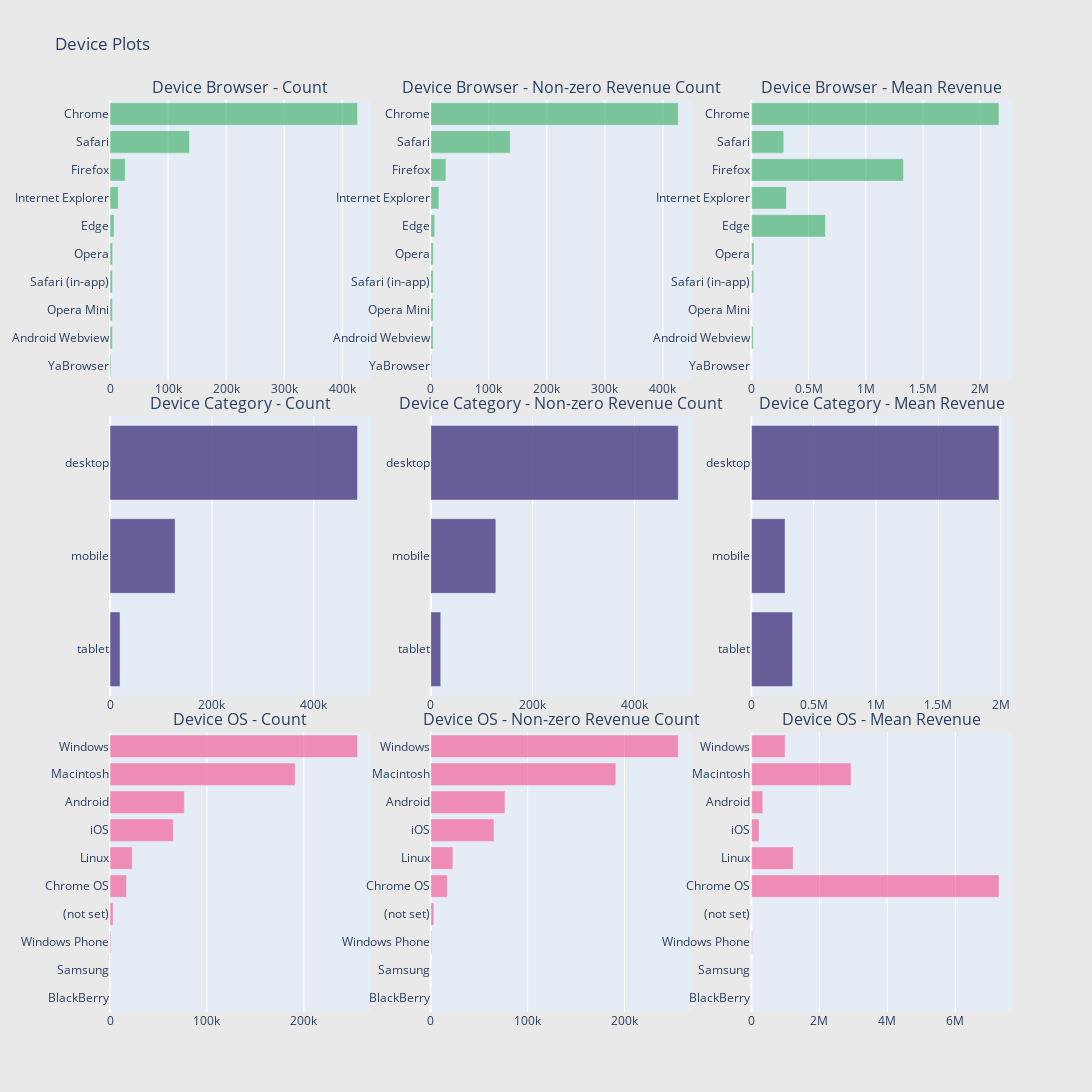

Write notebook code for a chart like this one.
### Code cell
def horizontal_bar_chart(cnt_srs, color):
    trace = go.Bar(
        y=cnt_srs.index[::-1],
        x=cnt_srs.values[::-1],
        showlegend=False,
        orientation = 'h',
        marker=dict(
            color=color,
        ),
    )
    return trace

# Device Browser
cnt_srs = df.groupby('device_browser')['totals_transactionRevenue'].agg(['size', 'count', 'mean'])
cnt_srs.columns = ["count", "count of non-zero revenue", "mean"]
cnt_srs = cnt_srs.sort_values(by="count", ascending=False)
trace1 = horizontal_bar_chart(cnt_srs["count"].head(10), 'rgba(50, 171, 96, 0.6)')
trace2 = horizontal_bar_chart(cnt_srs["count of non-zero revenue"].head(10), 'rgba(50, 171, 96, 0.6)')
trace3 = horizontal_bar_chart(cnt_srs["mean"].head(10), 'rgba(50, 171, 96, 0.6)')

# Device Category
cnt_srs = df.groupby('device_deviceCategory')['totals_transactionRevenue'].agg(['size', 'count', 'mean'])
cnt_srs.columns = ["count", "count of non-zero revenue", "mean"]
cnt_srs = cnt_srs.sort_values(by="count", ascending=False)
trace4 = horizontal_bar_chart(cnt_srs["count"].head(10), 'rgba(71, 58, 131, 0.8)')
trace5 = horizontal_bar_chart(cnt_srs["count of non-zero revenue"].head(10), 'rgba(71, 58, 131, 0.8)')
trace6 = horizontal_bar_chart(cnt_srs["mean"].head(10), 'rgba(71, 58, 131, 0.8)')

# Operating system
cnt_srs = df.groupby('device_operatingSystem')['totals_transactionRevenue'].agg(['size', 'count', 'mean'])
cnt_srs.columns = ["count", "count of non-zero revenue", "mean"]
cnt_srs = cnt_srs.sort_values(by="count", ascending=False)
trace7 = horizontal_bar_chart(cnt_srs["count"].head(10), 'rgba(246, 78, 139, 0.6)')
trace8 = horizontal_bar_chart(cnt_srs["count of non-zero revenue"].head(10),'rgba(246, 78, 139, 0.6)')
trace9 = horizontal_bar_chart(cnt_srs["mean"].head(10),'rgba(246, 78, 139, 0.6)')

# Creating two subplots
fig = tools.make_subplots(rows=3, cols=3, vertical_spacing=0.04, 
                          subplot_titles=["Device Browser - Count", "Device Browser - Non-zero Revenue Count", "Device Browser - Mean Revenue",
                                          "Device Category - Count",  "Device Category - Non-zero Revenue Count", "Device Category - Mean Revenue", 
                                          "Device OS - Count", "Device OS - Non-zero Revenue Count", "Device OS - Mean Revenue"])

fig.append_trace(trace1, 1, 1)
fig.append_trace(trace2, 1, 2)
fig.append_trace(trace3, 1, 3)
fig.append_trace(trace4, 2, 1)
fig.append_trace(trace5, 2, 2)
fig.append_trace(trace6, 2, 3)
fig.append_trace(trace7, 3, 1)
fig.append_trace(trace8, 3, 2)
fig.append_trace(trace9, 3, 3)

fig['layout'].update(height=1200, width=1200, paper_bgcolor='rgb(233,233,233)', title="Device Plots")
iplot(fig, filename='device-plots')

### Figure 1 — Plotly figure (JSON) as saved in the notebook; plotly's stock layout.template omitted (floating-point values rounded to 4 significant figures)
{"data": [{"marker": {"color": "rgba(50, 171, 96, 0.6)"}, "orientation": "h", "showlegend": false, "type": "bar", "x": [1744, 4168, 4174, 4199, 4496, 7001, 14106, 26113, 136938, 426372], "xaxis": "x", "y": ["YaBrowser", "Android Webview", "Opera Mini", "Safari (in-app)", "Opera", "Edge", "Internet Explorer", "Firefox", "Safari", "Chrome"], "yaxis": "y"}, {"marker": {"color": "rgba(50, 171, 96, 0.6)"}, "orientation": "h", "showlegend": false, "type": "bar", "x": [1744, 4168, 4174, 4199, 4496, 7001, 14106, 26113, 136938, 426372], "xaxis": "x2", "y": ["YaBrowser", "Android Webview", "Opera Mini", "Safari (in-app)", "Opera", "Edge", "Internet Explorer", "Firefox", "Safari", "Chrome"], "yaxis": "y2"}, {"marker": {"color": "rgba(50, 171, 96, 0.6)"}, "orientation": "h", "showlegend": false, "type": "bar", "x": [0, 15560.0, 0, 20450.0, 22660.0, 646600.0, 305900.0, 1329000.0, 282700.0, 2164000.0], "xaxis": "x3", "y": ["YaBrowser", "Android Webview", "Opera Mini", "Safari (in-app)", "Opera", "Edge", "Internet Explorer", "Firefox", "Safari", "Chrome"], "yaxis": "y3"}, {"marker": {"color": "rgba(71, 58, 131, 0.8)"}, "orientation": "h", "showlegend": false, "type": "bar", "x": [19655, 127793, 485762], "xaxis": "x4", "y": ["tablet", "mobile", "desktop"], "yaxis": "y4"}, {"marker": {"color": "rgba(71, 58, 131, 0.8)"}, "orientation": "h", "showlegend": false, "type": "bar", "x": [19655, 127793, 485762], "xaxis": "x5", "y": ["tablet", "mobile", "desktop"], "yaxis": "y5"}, {"marker": {"color": "rgba(71, 58, 131, 0.8)"}, "orientation": "h", "showlegend": false, "type": "bar", "x": [329900.0, 269500.0, 1985000.0], "xaxis": "x6", "y": ["tablet", "mobile", "desktop"], "yaxis": "y6"}, {"marker": {"color": "rgba(246, 78, 139, 0.6)"}, "orientation": "h", "showlegend": false, "type": "bar", "x": [162, 169, 947, 3215, 17073, 22900, 65263, 76696, 191061, 255463], "xaxis": "x7", "y": ["BlackBerry", "Samsung", "Windows Phone", "(not set)", "Chrome OS", "Linux", "iOS", "Android", "Macintosh", "Windows"], "yaxis": "y7"}, {"marker": {"color": "rgba(246, 78, 139, 0.6)"}, "orientation": "h", "showlegend": false, "type": "bar", "x": [162, 169, 947, 3215, 17073, 22900, 65263, 76696, 191061, 255463], "xaxis": "x8", "y": ["BlackBerry", "Samsung", "Windows Phone", "(not set)", "Chrome OS", "Linux", "iOS", "Android", "Macintosh", "Windows"], "yaxis": "y8"}, {"marker": {"color": "rgba(246, 78, 139, 0.6)"}, "orientation": "h", "showlegend": false, "type": "bar", "x": [0, 0, 27880.0, 0, 7285000.0, 1229000.0, 223600.0, 334400.0, 2929000.0, 989200.0], "xaxis": "x9", "y": ["BlackBerry", "Samsung", "Windows Phone", "(not set)", "Chrome OS", "Linux", "iOS", "Android", "Macintosh", "Windows"], "yaxis": "y9"}], "layout": {"annotations": [{"font": {"size": 16}, "showarrow": false, "text": "Device Browser - Count", "x": 0.1444, "xanchor": "center", "xref": "paper", "y": 1, "yanchor": "bottom", "yref": "paper"}, {"font": {"size": 16}, "showarrow": false, "text": "Device Browser - Non-zero Revenue Count", "x": 0.5, "xanchor": "center", "xref": "paper", "y": 1, "yanchor": "bottom", "yref": "paper"}, {"font": {"size": 16}, "showarrow": false, "text": "Device Browser - Mean Revenue", "x": 0.8556, "xanchor": "center", "xref": "paper", "y": 1, "yanchor": "bottom", "yref": "paper"}, {"font": {"size": 16}, "showarrow": false, "text": "Device Category - Count", "x": 0.1444, "xanchor": "center", "xref": "paper", "y": 0.6533, "yanchor": "bottom", "yref": "paper"}, {"font": {"size": 16}, "showarrow": false, "text": "Device Category - Non-zero Revenue Count", "x": 0.5, "xanchor": "center", "xref": "paper", "y": 0.6533, "yanchor": "bottom", "yref": "paper"}, {"font": {"size": 16}, "showarrow": false, "text": "Device Category - Mean Revenue", "x": 0.8556, "xanchor": "center", "xref": "paper", "y": 0.6533, "yanchor": "bottom", "yref": "paper"}, {"font": {"size": 16}, "showarrow": false, "text": "Device OS - Count", "x": 0.1444, "xanchor": "center", "xref": "paper", "y": 0.3067, "yanchor": "bottom", "yref": "paper"}, {"font": {"size": 16}, "showarrow": false, "text": "Device OS - Non-zero Revenue Count", "x": 0.5, "xanchor": "center", "xref": "paper", "y": 0.3067, "yanchor": "bottom", "yref": "paper"}, {"font": {"size": 16}, "showarrow": false, "text": "Device OS - Mean Revenue", "x": 0.8556, "xanchor": "center", "xref": "paper", "y": 0.3067, "yanchor": "bottom", "yref": "paper"}], "height": 1200, "paper_bgcolor": "rgb(233,233,233)", "title": {"text": "Device Plots"}, "width": 1200, "xaxis": {"anchor": "y", "domain": [0, 0.2889]}, "xaxis2": {"anchor": "y2", "domain": [0.3556, 0.6444]}, "xaxis3": {"anchor": "y3", "domain": [0.7111, 1]}, "xaxis4": {"anchor": "y4", "domain": [0, 0.2889]}, "xaxis5": {"anchor": "y5", "domain": [0.3556, 0.6444]}, "xaxis6": {"anchor": "y6", "domain": [0.7111, 1]}, "xaxis7": {"anchor": "y7", "domain": [0, 0.2889]}, "xaxis8": {"anchor": "y8", "domain": [0.3556, 0.6444]}, "xaxis9": {"anchor": "y9", "domain": [0.7111, 1]}, "yaxis": {"anchor": "x", "domain": [0.6933, 1]}, "yaxis2": {"anchor": "x2", "domain": [0.6933, 1]}, "yaxis3": {"anchor": "x3", "domain": [0.6933, 1]}, "yaxis4": {"anchor": "x4", "domain": [0.3467, 0.6533]}, "yaxis5": {"anchor": "x5", "domain": [0.3467, 0.6533]}, "yaxis6": {"anchor": "x6", "domain": [0.3467, 0.6533]}, "yaxis7": {"anchor": "x7", "domain": [0, 0.3067]}, "yaxis8": {"anchor": "x8", "domain": [0, 0.3067]}, "yaxis9": {"anchor": "x9", "domain": [0, 0.3067]}}}
